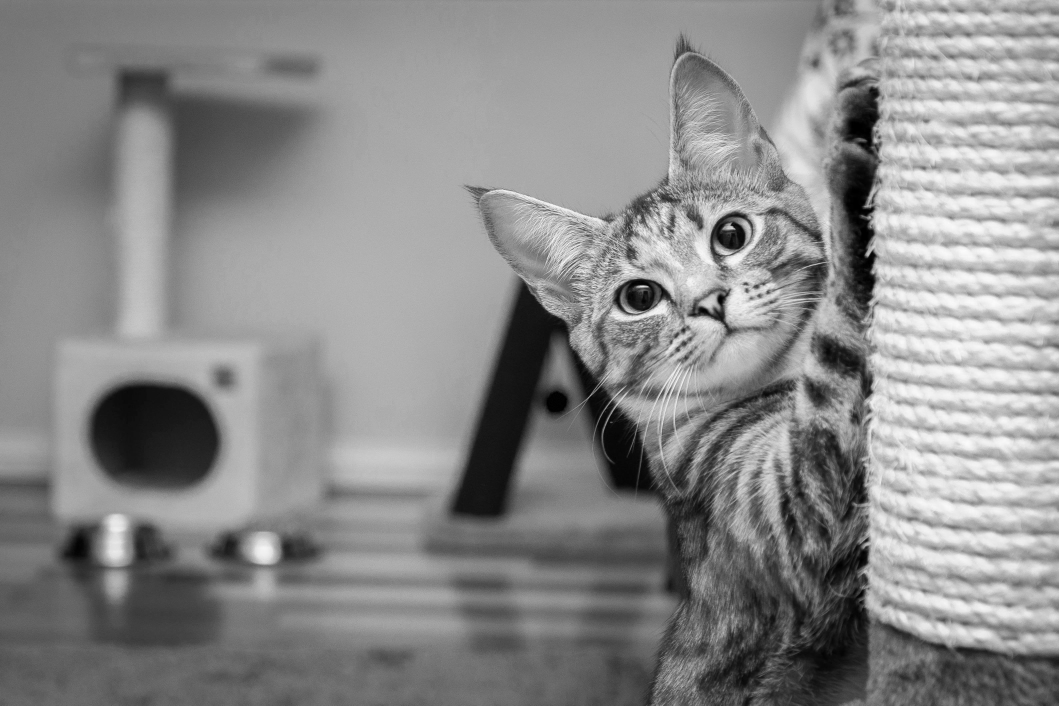
#> input picture r.jpg, 3176 x 2117 px (shown at 1/3 size)
$ python image_splitter.py r.jpg
#> lines starting #> are read from the running program, lines starting #| are printed output that depends on the picture
import cv2 as cv
import sys
import os
import math


class ImageSplitter:
    def __init__(self, filename, directory, tile_size=256, num_levels=9):
        self.filename = filename
        self.directory = directory
        self.sub_directory = "image_pyramid"
        self.tile_size = tile_size
        self.num_levels = num_levels
        self.img = None
        self.load_image(self.filename, self.directory)
        self.tiles = []

    def load_image(self, filename, directory):
#> called with filename = 'r.jpg', directory = ''
        if directory:
            self.img = cv.imread(directory + "/" + filename)
        else:
            self.img = cv.imread(filename)
#> self.img is the input picture: shape (2117, 3176, 3); min 0, max 255, mean 138
        return self.img

    def save_image(self, img, level, x, y):
        if self.directory:
            sub_sub_directory = self.directory + "/" + self.sub_directory + "/" + str(level)
        else:
            sub_sub_directory = self.sub_directory + "/" + str(level)
        if not os.path.exists(sub_sub_directory):
            os.makedirs(sub_sub_directory)
        name = str(x) + "_" + str(y) + ".jpg"
        cv.imwrite(sub_sub_directory + "/" + name, img)
        return True

    def downsize_image(self, img, factor=2):
        rows, cols, _channels = map(int, img.shape)
        return cv.pyrDown(img, dstsize=(cols // factor, rows // factor))

    # TODO downsize original images first before tiling to avoid pixelation on higher levels
    def tile_image(self, tile_size=256, num_levels=9):
#> called with tile_size = 256, num_levels = 9
        if self.directory:
            sub_directory_path = self.directory + "/" + self.sub_directory
        else:
            sub_directory_path = self.sub_directory
        if not os.path.exists(sub_directory_path):
            os.makedirs(sub_directory_path)
        rows, cols, _channels = map(int, self.img.shape)
#> rows = 2117; cols = 3176
        num_cols = math.ceil(cols/tile_size)
#> num_cols = 13
        num_rows = math.ceil(rows / tile_size)
#> num_rows = 9
        for x in range(num_cols):
            for y in range(num_rows):
                temp_img = self.img[y*tile_size: y*tile_size + tile_size, x*tile_size: x*tile_size + tile_size]
                for level in range(num_levels):
                    self.save_image(temp_img, level, x, y)
                    temp_img = self.downsize_image(temp_img)
#> this loop made 13 passes
#> pass 1, in save_image, `cv.imwrite(sub_sub_directory + "/" + name, img)`:
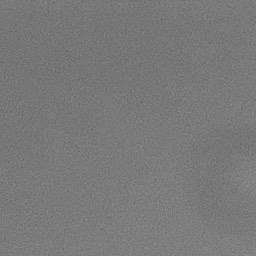
#> saved as 0_0.jpg: shape (256, 256, 3); min 105, max 140, mean 121
        return True

    def recombine_tiles(self, level, num_x, num_y):
        if self.directory:
            sub_sub_directory = self.directory + "/" + self.sub_directory + "/" + str(level)
        else:
            sub_sub_directory = self.sub_directory + "/" + str(level)
        previous_rows = []
        for x in range(num_x):
            next_row = []
            for y in range(num_y):
                next_image = cv.imread(sub_sub_directory + "/" + str(x) + "_" + str(y) + ".jpg")
                next_row.append(next_image)
            previous_rows.append(cv.vconcat(next_row))
        recombined_tiles = cv.hconcat(previous_rows)
        return recombined_tiles


def main(argv):
    if len(argv) > 0:
        path_name = argv[0]
    else:
        print("invalid input")
        return False
    directory = os.path.dirname(path_name)
    filename = os.path.basename(path_name)
    splitter = ImageSplitter(filename, directory)
    splitter.tile_image()


if __name__ == '__main__':
    main(sys.argv[1:])
